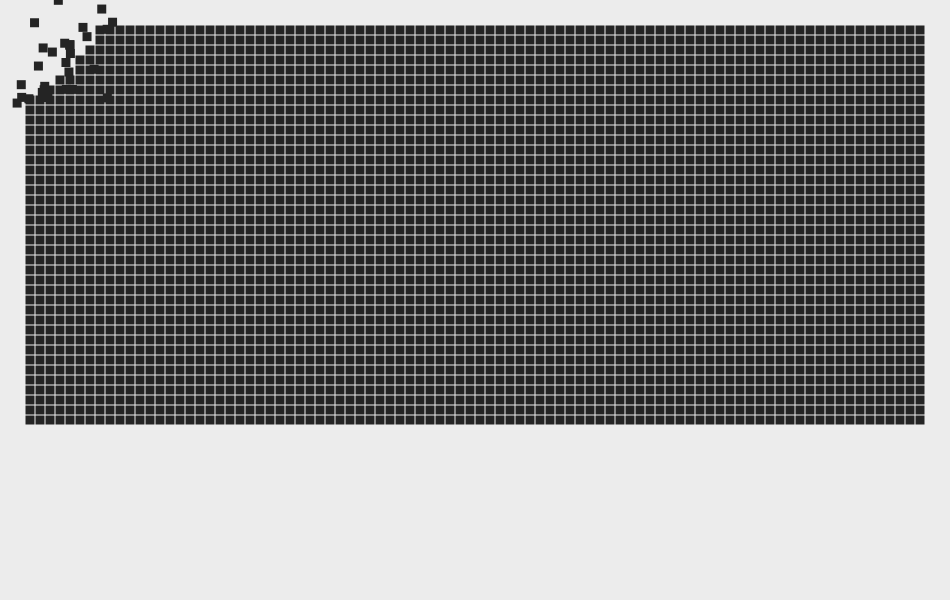
Frame 1 (no input)
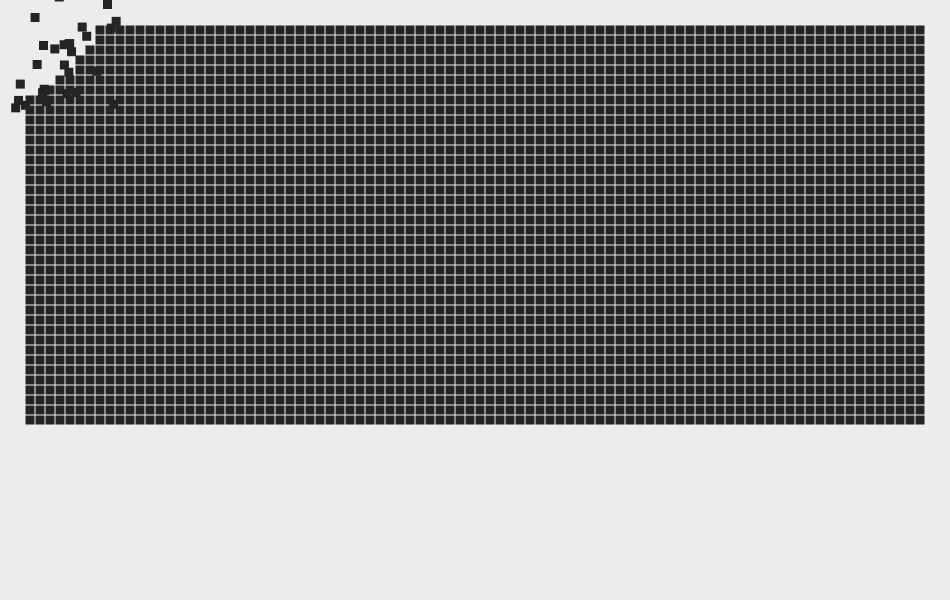
Frame 60 (the mouse pressed at the canvas centre just before this capture)
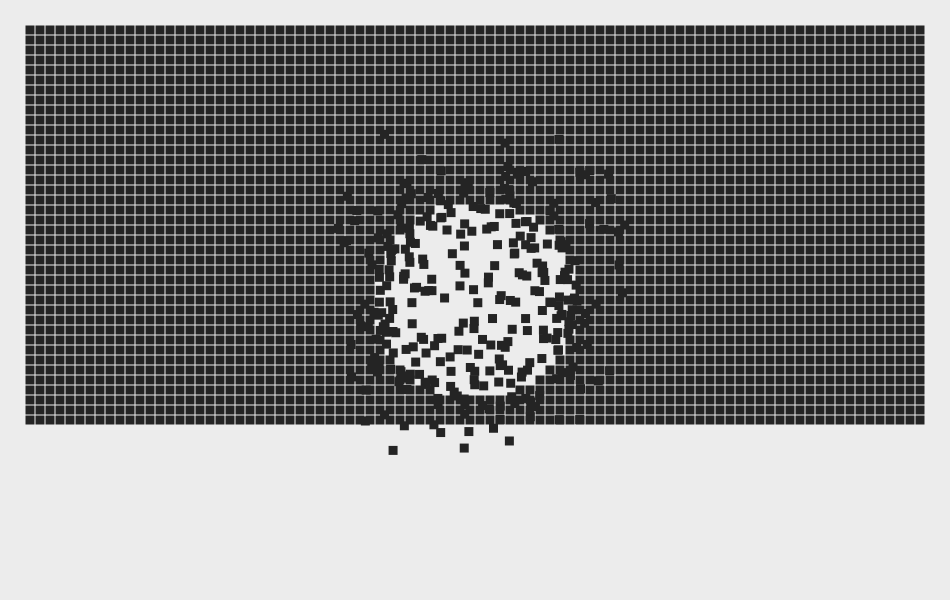
Frame 120 (the mouse held since frame 60 and released just before this capture)

The Processing sketch that drew these frames (run headless with seeded random() and noise(); from frame 60 on, the mouse is pressed at the canvas centre):

// Processing sketch: processing_65652
// ── processing_65652.pde

float x, y, z;

color[]palette = {
  //#0095a8, #00616f, #333333, #666666, #999999, #CCCCCC
  #242424
};

color[] pickedColors;
int[] pickedRanPosX;
int[] pickedRanPosY;


float[] springLeaders;
float[] springFollowers;
float[] springDeltas;


int numAssets = 3600;
int startX = 30;
int startY = 30;
int Xspacing = 10;
int Yspacing = 10;
int gridCols= 90;

// proximity vars
float _dist;
float _goalValue = 0;
float _radius;
float _mouseRadius = 100;
float _objValue = 0;
float _mySpeed = 0;
float _spring = 0.9;
float _ease = 0.7;
float _minX;
float _maxX;
float _minY;
float _maxY;
float _x;
float _y;
int proxRan = 300;

void setup()
{
  size(950, 600);
  smooth();

  _radius = _mouseRadius * _mouseRadius;

  pickedColors= new color[numAssets];
  pickedRanPosX= new int[numAssets];
  pickedRanPosY= new int[numAssets];

springLeaders = new float[numAssets];
springFollowers = new float[numAssets];
springDeltas = new float[numAssets];

  for (int j=0; j<numAssets; j++)
  {
    pickedColors[j] = palette[(int)random(palette.length)];
    pickedRanPosX[j] = (int)random(proxRan) - (proxRan/2);
    pickedRanPosY[j] = (int)random(proxRan) - (proxRan/2);
  }
}

void draw()
{

  background(#ECECEC);

  for (int i=0; i<numAssets; i++)
  {
    int row = floor(i / gridCols);
    int col = i % gridCols;

    // find x and y pos
    x = startX + (col * Xspacing);
    y = startY + (row * Yspacing);
    
    _minX = x;
    _minY = y;
    _maxX = x + pickedRanPosX[i];
    _maxY = y + pickedRanPosY[i];

    _dist = pow(x - mouseX, 2) + pow(y - mouseY, 2);


    

    if (_dist >= _radius)
    {
      springLeaders[i] = 0;
    } else
    {
      springLeaders[i] = (1 - _dist / _radius);
    }
    
    
    springDeltas[i] = springDeltas[i] * _ease + (springLeaders[i] - springFollowers[i]) * _spring;
    springFollowers[i] += springDeltas[i];


    _x = (springFollowers[i]* (_maxX - _minX)) + _minX;
    _y = (springFollowers[i]* (_maxY - _minY)) + _minY;
    

    /*
    _mySpeed = _mySpeed * _ease + (_goalValue - _objValue) * _spring;
    _objValue += _mySpeed;
    
   
    _x = (_objValue * (_maxX - _minX)) + _minX;
    _y = (_objValue * (_maxY - _minY)) + _minY;
     */

    noStroke();
    fill( pickedColors[i] );
    rectMode(CENTER);
    rect(_x, _y, 9, 9);

  }

  z++;
}
